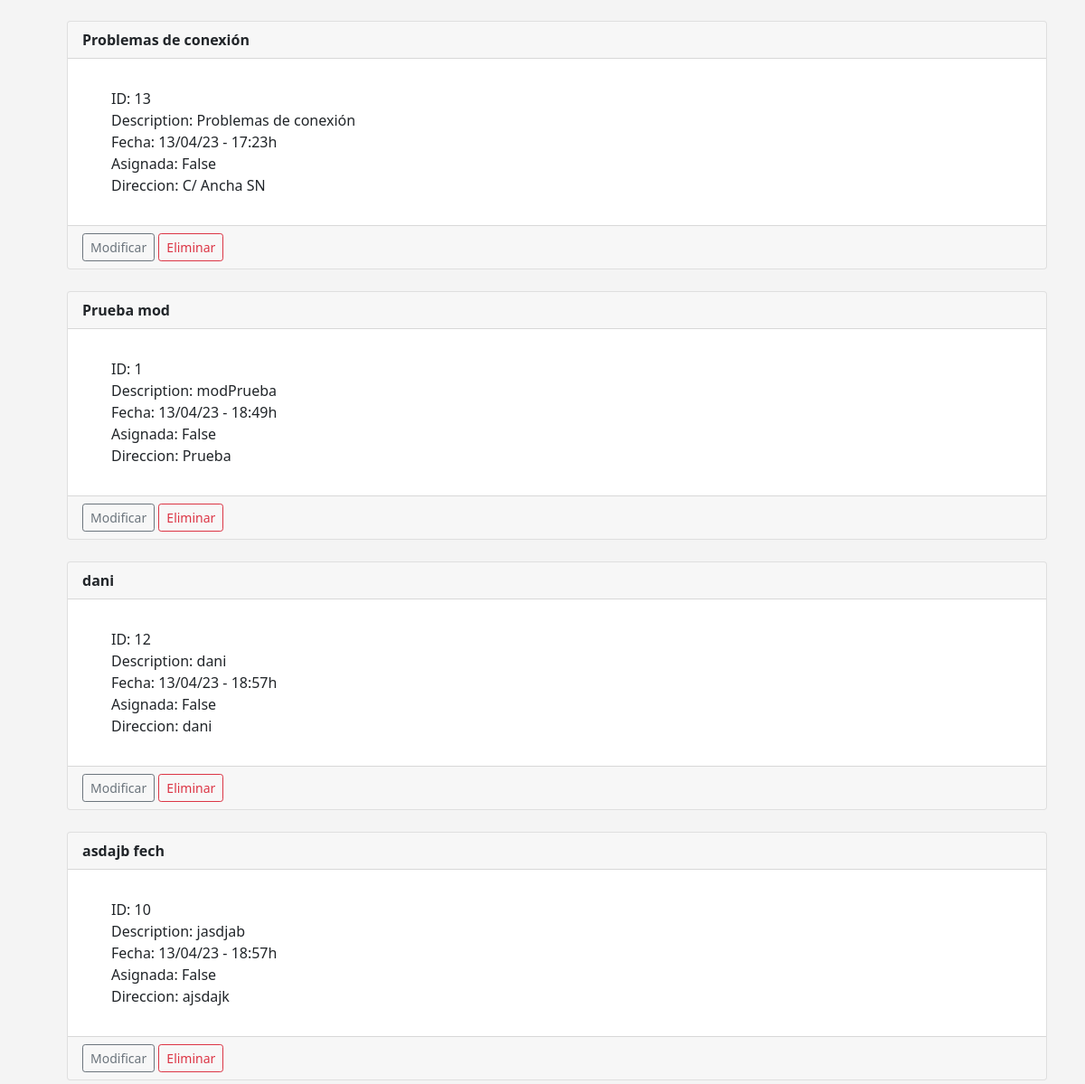
The page /incidencias (signed in, middle part) on the database as committed earlier.
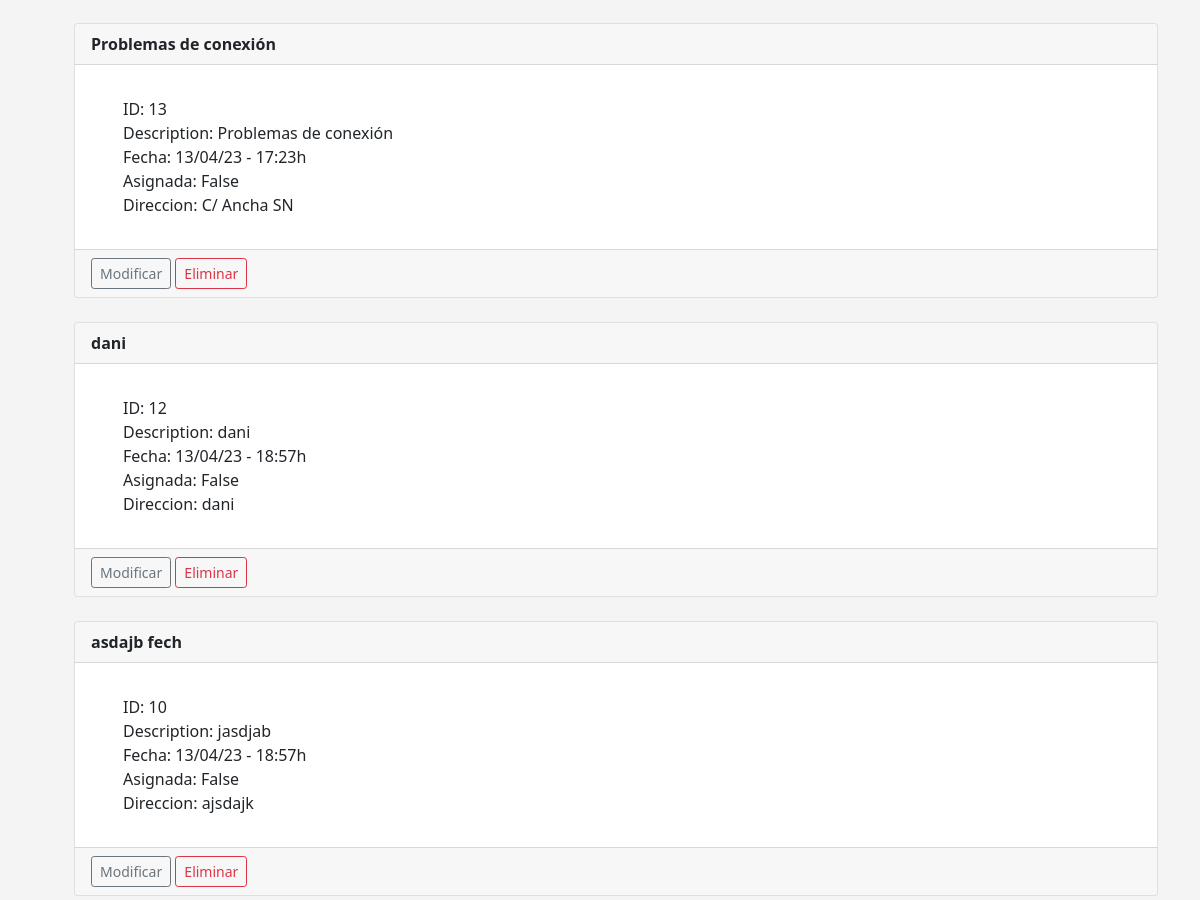
The same page on the database as committed later.
### app/models.py (models this page shows)
class Incidencia(models.Model):
    titulo_incidencia = models.CharField(max_length=255, null=True)
    desc_incidencia = models.TextField()
    fecha = models.DateTimeField(null=True, editable=True)
    asignada = models.BooleanField(default=False)
    direccion = models.CharField(max_length=255, null=True)
    cliente_id = models.ForeignKey(
        Usuario,
        related_name="incidencias",
        on_delete=models.CASCADE
   )

### app/views.py (the view)
# urls.py: path('incidencias', views.all_incidencias, name="mostrar-incidencias"),
def all_incidencias(request):
    incidencia_list = Incidencia.objects.all().order_by('fecha')
    template = loader.get_template('app/mostrar_incidencias.html')
    context = {
        'incidencia_list': incidencia_list
    }
    return HttpResponse(template.render(context, request))

### app/templates/app/mostrar_incidencias.html (shortened to what this page needs)
{% extends 'app/base.html' %}
{% load static %}
{% block content %}
    <link rel="stylesheet" href="{% static 'css/mostrar_incidencias.css' %}">
    {% if user.is_authenticated %}
    <br>
    <ul>
        {% for incidencia in incidencia_list %}
            {% if user == incidencia.cliente_id  %}
                <div class="card">
                    <div class="card-header">
                    <strong>{{ incidencia.titulo_incidencia }}</strong>
                    </div>
                    <div class="card-body">
                    <p class="card-text">
                        <ul>
                            <li>ID: {{ incidencia.id }}</li>
                            <li>Description: {{ incidencia.desc_incidencia }}</li>
                            <li>Fecha: {{ incidencia.fecha|date:'d/m/y' }} - {{ incidencia.fecha|date:'H:i' }}h</li>
                            <li>Asignada: {{ incidencia.asignada }}</li>
                            <li>Direccion: {{ incidencia.direccion }}</li>
                        </ul>
                    </p>
                    </div>
                    <div class="card-footer">
                        {% if incidencia.asignada %}
                            <a class="btn btn-secondary btn-sm" title="No se puede modificar una incidencia asignada" disabled> Modificar </a>
                        {% else %}
                            <a href={% url 'app:update-incidencia' incidencia.id %} class="btn btn-outline-secondary btn-sm"> Modificar </a>
                        {% endif %}
                        <a href={% url 'app:delete-incidencia' incidencia.id %} class="btn btn-outline-danger btn-sm"> Eliminar </a>
                    </div>
                </div>
                <br>
            {% endif %}
        {% endfor %}
    {% endif %}
    {% endblock %}

Rows that differ between the two databases and show on the page:
removed Incidencia: titulo_incidencia "Prueba mod", id "1", desc_incidencia "modPrueba", fecha "13/04/23", fecha "18:49", asignada "False", direccion "Prueba", shows "Modificar"
